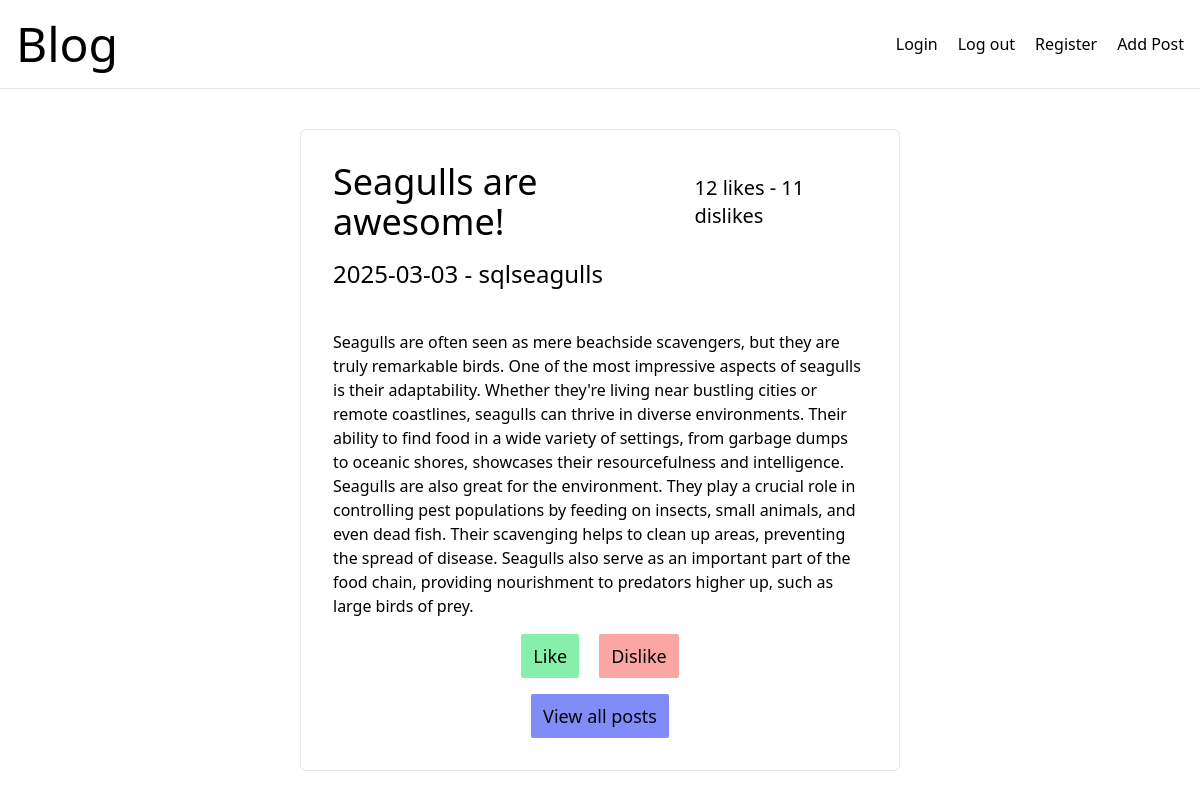
Page /singlePost.php?id=1 on the committed database.
### tables this page shows
CREATE TABLE `posts` (
  `id` int(11) unsigned NOT NULL AUTO_INCREMENT,
  `title` varchar(255) NOT NULL,
  `username_id` varchar(255) NOT NULL,
  `content` text DEFAULT NULL,
  `date_posted` date NOT NULL,
  `category_id` int(11) DEFAULT NULL,
  `likes` int(11) NOT NULL DEFAULT 0,
  `dislikes` int(11) NOT NULL DEFAULT 0,
  `time_posted` time NOT NULL,
  PRIMARY KEY (`id`)
);

CREATE TABLE `users` (
  `id` int(11) unsigned NOT NULL AUTO_INCREMENT,
  `username` varchar(255) NOT NULL,
  `password` char(60) NOT NULL,
  `email` varchar(255) NOT NULL,
  PRIMARY KEY (`id`)
);

### src/models/PostsModel.php (called while the page is built, shortened)
<?php
class PostsModel
{
    public PDO $db;
    public function __construct(PDO $db)
    {
        $this->db = $db;
    }
    public function getSingle(int $id): PostEntity|false
    {
        $query = $this->db->prepare(
            'SELECT `posts`.`title`, `posts`.`id`, `posts`.`likes`, `posts`.`dislikes`, `posts`.`content`, `posts`.`date_posted`, `posts`.`time_posted`, `users`.`username`
            FROM `posts`
            JOIN `users` ON `users` . `id` = `posts` . `username_id`
            WHERE `posts`.`id` = :id;');
        $query->setFetchMode(PDO::FETCH_CLASS, PostEntity::class);
        $query->execute([':id' => $id]);
        return $query->fetch();
    }
}

### src/services/PostDisplayService.php (the view, shortened to what this page needs)
<?php
class PostDisplayService
{
    static public function displaySingle(PostEntity $post): string
    {
        $output = '<div class="flex justify-between items-center flex-col md:flex-row mb-4">';
        $output .= "<h2 class='text-4xl'>$post->title</h2>";
        $output .= "<span class='text-xl''>$post->likes likes - $post->dislikes dislikes</span>";
        $output .= '</div>';
        $output .=  "<p class='text-2xl mb-10'>$post->date_posted - $post->username</p>";
        $output .=  "<p>$post->content</p>";
        $output .= '<div class="flex justify-center gap-5">';
        $output .= "<a class='px-3 py-2 mt-4 text-lg bg-green-300 hover:bg-green-400 hover:text-white transition inline-block rounded-sm' href='likes.php?id=$post->id'>Like</a>";
        $output .= "<a class='px-3 py-2 mt-4 text-lg bg-red-300 hover:bg-red-400 hover:text-white transition inline-block rounded-sm' href='dislikes.php?id=$post->id'>Dislike</a>";
        $output .= '</div>';
        $output .= '<div class="flex justify-center">';
        $output .= '<a class="px-3 py-2 mt-4 text-lg bg-indigo-400 hover:bg-indigo-700 hover:text-white transition inline-block rounded-sm" href="index.php">View all posts</a>';
        $output .= '</div>';
        return $output;
    }
}

### rows in the picture
posts: title "Seagulls are awesome!", likes "12", dislikes "11", date_posted "2025-03-03", users.username "sqlseagulls", content "Seagulls are often seen as mere beachside scavengers, but they are truly remarkable birds. One of the most impressive aspects of seagulls is their adaptability. Whether they're living near bustling cities or remote coastlines, seagulls can thrive in diverse environments. Their ability to find food in a wide variety of settings, from garbage dumps to oceanic shores, showcases their resourcefulness and intelligence. Seagulls are also great for the environment. They play a crucial role in controlling pest populations by feeding on insects, small animals, and even dead fish. Their scavenging helps to clean up areas, preventing the spread of disease. Seagulls also serve as an important part of…"
